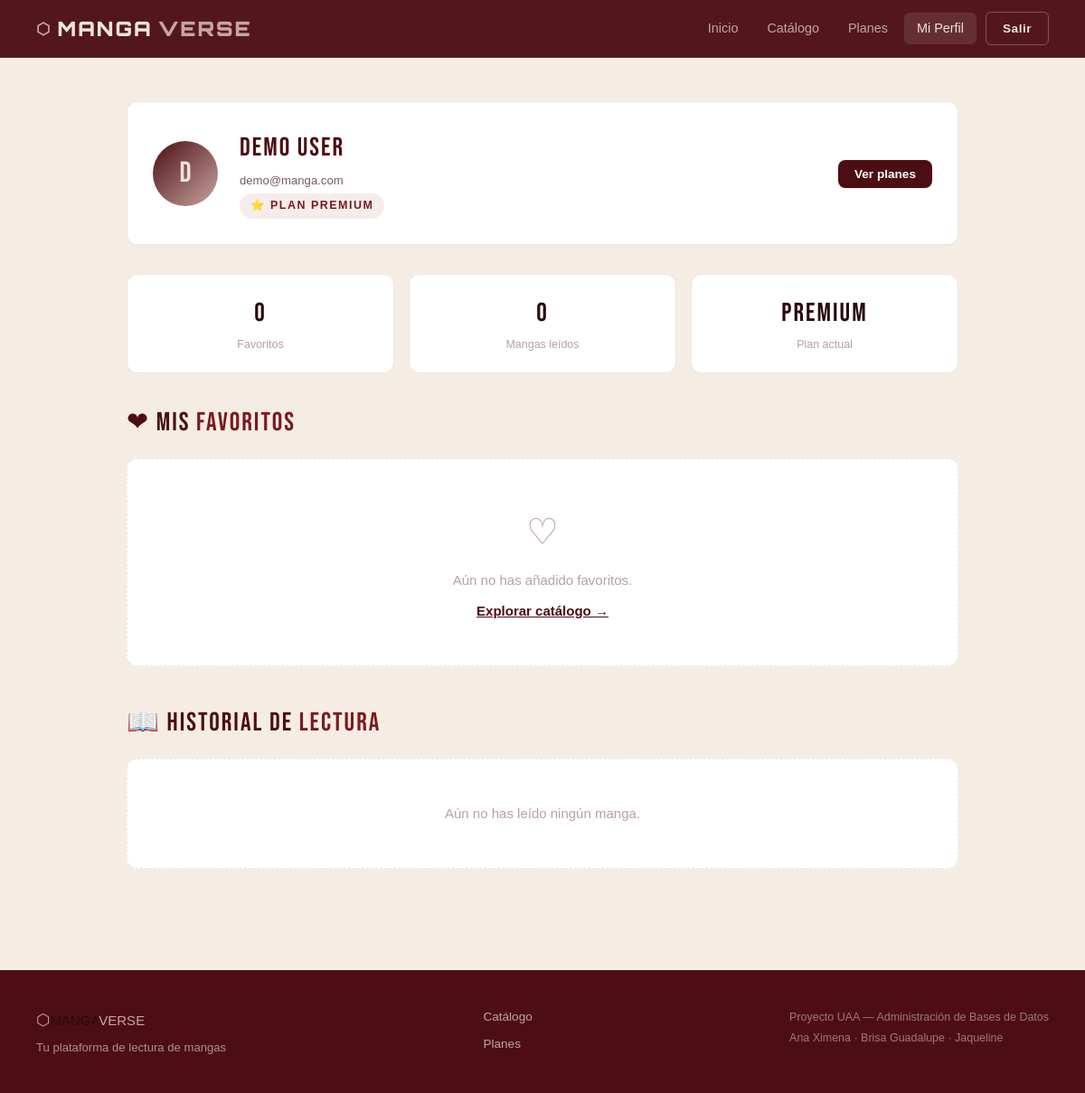
The app's page /perfil (signed in) with its own data.
### database/models.py (models this page shows, shortened)
class Usuario(UserMixin, db.Model):
    __tablename__ = 'usuarios'
    id             = db.Column(db.Integer,      primary_key=True)
    nombre         = db.Column(db.String(100),  nullable=False)
    email          = db.Column(db.String(150),  nullable=False, unique=True)
    password_hash  = db.Column(db.String(256),  nullable=False)
    plan           = db.Column(db.String(20),   default='free')   # free | premium | ultra
    activo         = db.Column(db.Boolean,      default=True)
    fecha_registro = db.Column(db.DateTime,     default=datetime.utcnow)
    favoritos = db.relationship('Favorito',  back_populates='usuario', cascade='all, delete-orphan')
    historial = db.relationship('Historial', back_populates='usuario', cascade='all, delete-orphan')

### app.py (the view)
@app.route('/perfil')
@login_required
def perfil():
    favoritos = Favorito.query.filter_by(usuario_id=current_user.id).join(Manga).all()
    historial = (Historial.query
                 .filter_by(usuario_id=current_user.id)
                 .order_by(Historial.ultima_lectura.desc()).all())
    return render_template('perfil.html', favoritos=favoritos, historial=historial)

### app.py (called while the page is built)
@login_manager.user_loader
def cargar_usuario(uid):
    return Usuario.query.get(int(uid))

### templates/perfil.html (shortened to what this page needs)
{% extends 'base.html' %}
{% block content %}
<div class="profile-page">
  <div class="profile-header">
    <div class="profile-avatar">{{ current_user.nombre[0].upper() }}</div>
    <div>
      <div class="profile-name">{{ current_user.nombre }}</div>
      <div style="color:var(--text2);font-size:0.82rem;margin-top:2px;">{{ current_user.email }}</div>
      <div class="plan-badge plan-{{ current_user.plan }}">
        {% if current_user.plan == 'free' %}🆓 Plan Gratuito
        {% elif current_user.plan == 'premium' %}⭐ Plan Premium
        {% else %}💎 Plan Ultra
        {% endif %}
      </div>
    </div>
    <div style="margin-left:auto;">
      <a href="{{ url_for('planes') }}" style="padding:8px 18px;background:var(--accent);color:#fff;border-radius:8px;text-decoration:none;font-size:0.85rem;font-weight:700;">
        {% if current_user.plan == 'free' %}Mejorar plan{% else %}Ver planes{% endif %}
      </a>
    </div>
  </div>
  <div style="display:grid;grid-template-columns:repeat(auto-fit,minmax(150px,1fr));gap:1rem;margin-bottom:2rem;">
    {% for num, label, color in [(favoritos|length, 'Favoritos', 'var(--accent)'), (historial|length, 'Mangas leídos', 'var(--gold)'), (current_user.plan|upper, 'Plan actual', 'var(--ultra-color)')] %}
    <div style="background:var(--card);border:1px solid var(--border);border-radius:var(--radius);padding:1.25rem;text-align:center;">
      <div style="font-family:'Bebas Neue',cursive;font-size:1.8rem;letter-spacing:2px;color:'{{ color }}';">{{ num }}</div>
      <div style="font-size:0.78rem;color:var(--text3);margin-top:2px;">{{ label }}</div>
    </div>
    {% endfor %}
  </div>
  <div style="margin-bottom:2.5rem;">
    <div class="section-title" style="margin-bottom:1rem;">❤ MIS <span>FAVORITOS</span></div>
    {% if favoritos %}
    <div class="manga-grid">
      {% for fav in favoritos %}
      <a href="{{ url_for('detalle_manga', manga_id=fav.manga.id) }}" class="manga-card">
        <div class="manga-cover">
          <img src="{{ fav.manga.portada_url }}" alt="{{ fav.manga.titulo }}"
               onerror="this.src='https://via.placeholder.com/200x300/141420/e63946?text=Manga'">
          <span class="manga-rating">⭐ {{ fav.manga.valoracion }}</span>
        </div>
        <div class="manga-info">
          <div class="manga-title">{{ fav.manga.titulo }}</div>
        </div>
      </a>
      {% endfor %}
    </div>
    {% else %}
    <div class="empty-state">
      <div style="font-size:2.5rem;margin-bottom:10px;">♡</div>
      <p>Aún no has añadido favoritos.</p>
      <a href="{{ url_for('catalogo') }}" style="display:inline-block;margin-top:10px;color:var(--accent);font-weight:700;">Explorar catálogo →</a>
    </div>
    {% endif %}
  </div>
  <div>
    <div class="section-title" style="margin-bottom:1rem;">📖 HISTORIAL DE <span>LECTURA</span></div>
    {% if historial %}
    <div style="display:flex;flex-direction:column;gap:8px;">
      {% for h in historial %}
      <a href="{{ url_for('leer', manga_id=h.manga.id, cap_num=h.ultimo_capitulo) }}"
         style="display:flex;align-items:center;gap:14px;background:var(--card);border:1px solid var(--border);border-radius:var(--radius-sm);padding:12px 16px;text-decoration:none;color:var(--text);transition:all 0.25s;"
         onmouseover="this.style.borderColor='var(--accent)'"
         onmouseout="this.style.borderColor='var(--border)'">
        <img src="{{ h.manga.portada_url }}" alt="{{ h.manga.titulo }}"
             style="width:44px;height:60px;object-fit:cover;border-radius:6px;"
             onerror="this.src='https://via.placeholder.com/44x60/141420/e63946?text=M'">
        <div style="flex:1;">
          <div style="font-weight:700;font-size:0.9rem;">{{ h.manga.titulo }}</div>
          <div style="color:var(--text3);font-size:0.78rem;margin-top:2px;">Último: Cap. {{ h.ultimo_capitulo }}</div>
        </div>
        <span style="color:var(--accent);font-size:0.82rem;font-weight:700;">Continuar →</span>
      </a>
      {% endfor %}
    </div>
    {% else %}
    <div class="empty-state">
      <p>Aún no has leído ningún manga.</p>
    </div>
    {% endif %}
  </div>
</div>
{% endblock %}

### static/css/style.css (style rules this page uses)
:root { --bg: #f5ede3; --bg2: #EEE4DA; --bg3: #e8d8ca; --card: #ffffff; --card-hover: #fdf6f0; --border: rgba(77,14,19,0.1); --accent: #4D0E13; --accent2: #7a1a21; --accent-glow: rgba(77,14,19,0.25); --gold: #C8A49F; --text: #2a0a0c; --text2: #7a5a5e; --text3: #b99fa3; --free-color: #4D0E13; --premium-color:#C8A49F; --ultra-color: #D8C4AC; --radius: 12px; --radius-sm: 8px; --shadow: 0 8px 32px rgba(77,14,19,0.12); --transition: 0.25s cubic-bezier(0.4,0,0.2,1); }
*, *::before, *::after { box-sizing: border-box; margin: 0; padding: 0; }
html { scroll-behavior: smooth; }
body { background: var(--bg); color: var(--text); font-family: 'Noto Sans JP', sans-serif; font-size: 15px; line-height: 1.6; min-height: 100vh; overflow-x: hidden; }
.section-title { font-family: 'Bebas Neue', cursive; font-size: 1.8rem; letter-spacing: 2px; color: var(--accent); }
.section-title span { color: var(--accent2); }
.profile-page { padding: 3rem 2.5rem; max-width: 1000px; margin: 0 auto; }
.profile-header { display: flex; align-items: center; gap: 1.5rem; background: var(--card); border: 1px solid var(--border); border-radius: var(--radius); padding: 1.75rem; margin-bottom: 2rem; }
.profile-avatar { width: 72px; height: 72px; border-radius: 50%; background: linear-gradient(135deg, var(--accent), var(--gold)); display: flex; align-items: center; justify-content: center; font-family: 'Bebas Neue', cursive; font-size: 2rem; color: var(--bg2); flex-shrink: 0; }
.profile-name { font-family: 'Bebas Neue', cursive; font-size: 1.8rem; letter-spacing: 2px; color: var(--accent); }
.plan-badge { display: inline-flex; align-items: center; gap: 6px; padding: 4px 12px; border-radius: 20px; font-size: 0.78rem; font-weight: 800; letter-spacing: 1.5px; text-transform: uppercase; margin-top: 4px; }
.plan-premium { background: rgba(200,164,159,0.2); color: var(--accent2); }
.empty-state { text-align: center; padding: 3rem; color: var(--text3); background: var(--card); border: 1px dashed var(--border); border-radius: var(--radius); }

### records on screen
Usuario: nombre "D", nombre "Demo User", email "demo@manga.com"

### other values on screen
{{ num }} "0" "0" "PREMIUM"
{{ label }} "Favoritos" "Mangas leídos" "Plan actual"
